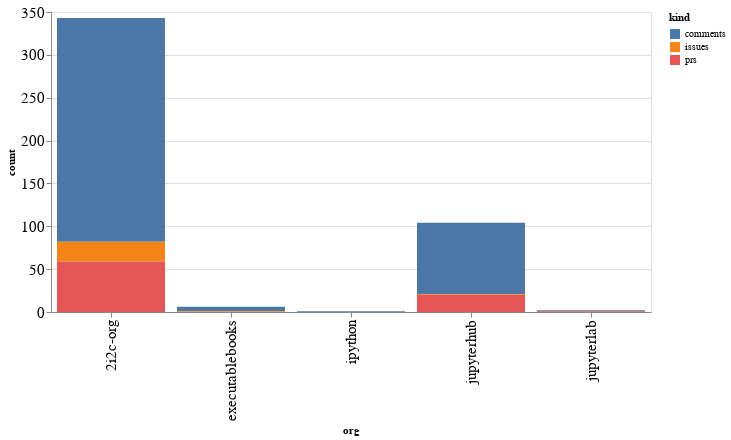

This figure's notebook cell:
### Code cell
alt.Chart(org_summaries, width=600).mark_bar().encode(
    x='org',
    y='count',
    color='kind',
    tooltip="org"
)

### Figure 1 — Vega-Lite specification as saved in the notebook (floating-point values rounded to 4 significant figures)
{"config": {"axisLeft": {"labelFontSize": 15}, "axisBottom": {"labelFontSize": 15}}, "data": {"name": "data-c338b433bbdd98b50e62ede7ef542f8d"}, "mark": "bar", "encoding": {"color": {"field": "kind", "type": "nominal"}, "tooltip": {"field": "org", "type": "nominal"}, "x": {"field": "org", "type": "nominal"}, "y": {"field": "count", "type": "quantitative"}}, "width": 600, "$schema": "https://vega.github.io/schema/vega-lite/v4.17.0.json", "datasets": {"data-c338b433bbdd98b50e62ede7ef542f8d": [{"org": "2i2c-org", "kind": "comments", "count": 261}, {"org": "2i2c-org", "kind": "issues", "count": 23}, {"org": "2i2c-org", "kind": "prs", "count": 59}, {"org": "executablebooks", "kind": "comments", "count": 5}, {"org": "executablebooks", "kind": "issues", "count": 1}, {"org": "ipython", "kind": "comments", "count": 1}, {"org": "jupyterhub", "kind": "comments", "count": 83}, {"org": "jupyterhub", "kind": "issues", "count": 1}, {"org": "jupyterhub", "kind": "prs", "count": 20}, {"org": "jupyterlab", "kind": "comments", "count": 1}, {"org": "jupyterlab", "kind": "prs", "count": 1}]}}
